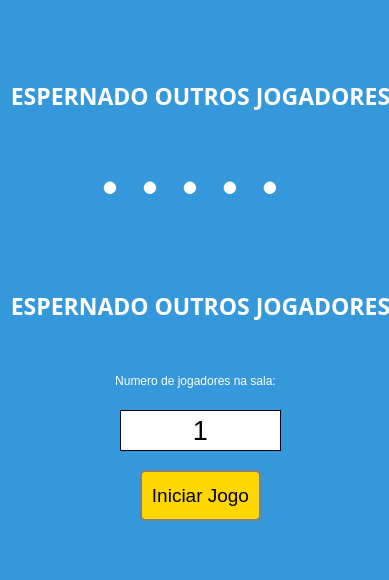
<?xml version="1.0" encoding="UTF-8"?>
<ui version="4.0">
 <class>WaitScreenGm</class>
 <widget class="QDialog" name="WaitScreenGm">
  <property name="geometry">
   <rect>
    <x>0</x>
    <y>0</y>
    <width>389</width>
    <height>580</height>
   </rect>
  </property>
  <property name="windowTitle">
   <string>Sudoku Warriors</string>
  </property>
  <property name="windowIcon">
   <iconset>
    <normaloff>../../Imagens/sudokuicon3.png</normaloff>../../Imagens/sudokuicon3.png</iconset>
  </property>
  <property name="styleSheet">
   <string notr="true">background-color: #3498db;</string>
  </property>
  <widget class="QLabel" name="label_3">
   <property name="geometry">
    <rect>
     <x>0</x>
     <y>370</y>
     <width>391</width>
     <height>21</height>
    </rect>
   </property>
   <property name="styleSheet">
    <string notr="true">color: white;</string>
   </property>
   <property name="text">
    <string>Numero de jogadores na sala:</string>
   </property>
   <property name="alignment">
    <set>Qt::AlignCenter</set>
   </property>
  </widget>
  <widget class="QLabel" name="label">
   <property name="geometry">
    <rect>
     <x>0</x>
     <y>60</y>
     <width>401</width>
     <height>71</height>
    </rect>
   </property>
   <property name="font">
    <font>
     <family>SimSun-ExtB</family>
     <pointsize>17</pointsize>
     <bold>true</bold>
    </font>
   </property>
   <property name="styleSheet">
    <string notr="true">color: white;</string>
   </property>
   <property name="text">
    <string>ESPERNADO OUTROS JOGADORES</string>
   </property>
   <property name="alignment">
    <set>Qt::AlignCenter</set>
   </property>
  </widget>
  <widget class="QLabel" name="wait_points">
   <property name="geometry">
    <rect>
     <x>100</x>
     <y>110</y>
     <width>271</width>
     <height>131</height>
    </rect>
   </property>
   <property name="font">
    <font>
     <family>Palatino Linotype</family>
     <pointsize>60</pointsize>
     <bold>true</bold>
    </font>
   </property>
   <property name="styleSheet">
    <string notr="true">color: white;</string>
   </property>
   <property name="text">
    <string>. . . . .</string>
   </property>
  </widget>
  <widget class="QPushButton" name="pushButton">
   <property name="geometry">
    <rect>
     <x>140</x>
     <y>470</y>
     <width>121</width>
     <height>51</height>
    </rect>
   </property>
   <property name="font">
    <font>
     <pointsize>14</pointsize>
    </font>
   </property>
   <property name="styleSheet">
    <string notr="true">background-color: gold; border: 2px solid gray; border-radius: 5px;</string>
   </property>
   <property name="text">
    <string>Iniciar Jogo</string>
   </property>
  </widget>
  <widget class="QLabel" name="num_atual_players_2">
   <property name="geometry">
    <rect>
     <x>120</x>
     <y>410</y>
     <width>161</width>
     <height>41</height>
    </rect>
   </property>
   <property name="font">
    <font>
     <pointsize>20</pointsize>
    </font>
   </property>
   <property name="styleSheet">
    <string notr="true">background-color: white; border: 1px solid black;</string>
   </property>
   <property name="text">
    <string>1</string>
   </property>
   <property name="alignment">
    <set>Qt::AlignCenter</set>
   </property>
  </widget>
  <widget class="QLabel" name="label_2">
   <property name="geometry">
    <rect>
     <x>0</x>
     <y>270</y>
     <width>401</width>
     <height>71</height>
    </rect>
   </property>
   <property name="font">
    <font>
     <family>SimSun-ExtB</family>
     <pointsize>17</pointsize>
     <bold>true</bold>
    </font>
   </property>
   <property name="styleSheet">
    <string notr="true">color: white;</string>
   </property>
   <property name="text">
    <string>ESPERNADO OUTROS JOGADORES</string>
   </property>
   <property name="alignment">
    <set>Qt::AlignCenter</set>
   </property>
  </widget>
 </widget>
 <resources/>
 <connections/>
</ui>
